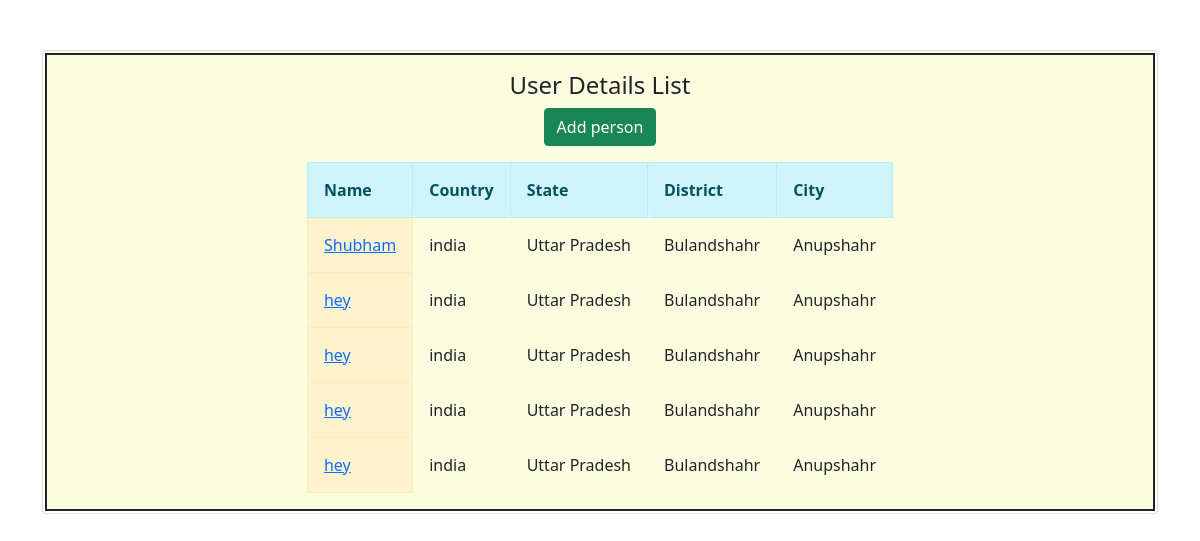
Screenshot of /details/ with the database file from the repository.
### userdetails/models.py (models this page shows, shortened)
class UserDetails(models.Model):
    name = models.CharField(max_length=50)
    country = models.ForeignKey(Country, on_delete=models.CASCADE)
    state = models.ForeignKey(State, on_delete=models.CASCADE)
    district = models.ForeignKey(District, on_delete=models.CASCADE)
    city = models.ForeignKey(City, on_delete=models.CASCADE)

class Country(models.Model):
    name = models.CharField(max_length=50)

class State(models.Model):
    country = models.ForeignKey(Country, on_delete=models.CASCADE)
    name = models.CharField(max_length=50)

class District(models.Model):
    state = models.ForeignKey(State, on_delete=models.CASCADE)
    name = models.CharField(max_length=50)

class City(models.Model):
    district = models.ForeignKey(District, on_delete=models.CASCADE)
    name = models.CharField(max_length=50)

### userdetails/views.py (the view)
# urls.py: path('details/',DetailView.as_view(),name='detail'),
class DetailView(ListView):
    model = UserDetails
    context_object_name = 'UserDetail'

### userdetails/templates/userdetails/userdetails_list.html
{% extends 'master.html' %}
{% block content %}
<div class="container" style="margin-top: 50px;">
<div class="row">
<center>
<div class="card" style="padding: 2px">
  <div class="card-body" style="border:2px solid; background-color: #FCFDE0;">
    <div class="card-text">
  <h2 style="font-size: 1.5em">User Details List</h2>
  <p>
    <a href="{% url 'add' %}" class="btn btn-success">Add person</a>
  </p>
  <table border="1" class="table-hover table-striped">
    <thead>
      <tr>
        <th class="alert alert-info p-3">Name</th>
        <th class="alert alert-info p-3">Country</th>
        <th class="alert alert-info p-3">State</th>
        <th class="alert alert-info p-3">District</th>
        <th class="alert alert-info p-3">City</th>
      </tr>
    </thead>
    <tbody>
      {% for person in UserDetail %}
        <tr>
          <td class="alert alert-warning"><a href="{% url 'update' person.pk %}">{{ person.name }}</a></td>
          <td class="alert p-3">{{ person.country.name }}</td>
          <td class="alert p-3">{{ person.state.name }}</td>
          <td class="alert p-3">{{ person.district.name }}</td>
          <td class="alert p-3">{{ person.city.name }}</td>
        </tr>
      {% empty %}
        <tr>
          <td class="alert alert-danger" colspan="5">No User Details in the database.</td>
        </tr>
      {% endfor %}
    </tbody>
  </table>
  </div>
  </div>
  </div>
</center>
</div>
</div>
{% endblock %}

### userdetails/templates/master.html (shortened to what this page needs)
<html>
<head>
<link href="https://cdn.jsdelivr.net/npm/bootstrap@5.0.0-beta3/dist/css/bootstrap.min.css" rel="stylesheet">
</head>
<body>
{% block content %}
{% endblock %}
</body>
</html>

### rows the page displays
UserDetails: name "Shubham", country.name "india", state.name "Uttar Pradesh", district.name "Bulandshahr", city.name "Anupshahr"
UserDetails: name "hey", country.name "india", state.name "Uttar Pradesh", district.name "Bulandshahr", city.name "Anupshahr"
UserDetails: name "hey", country.name "india", state.name "Uttar Pradesh", district.name "Bulandshahr", city.name "Anupshahr"
UserDetails: name "hey", country.name "india", state.name "Uttar Pradesh", district.name "Bulandshahr", city.name "Anupshahr"
UserDetails: name "hey", country.name "india", state.name "Uttar Pradesh", district.name "Bulandshahr", city.name "Anupshahr"
